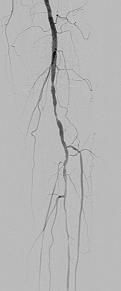
%> input picture Medical Image/lec9.Matlab.handson/vessel.jpg, 121 x 291 px
$ octave Week9_MovingAverage_2011250611.m   (GNU Octave 9; MATLAB toolbox functions it lacks are replaced by stand-ins)
%> lines starting %> are read from the running program, lines starting %| are printed output that depends on the picture; in (x1, y1, x2, y2) boxes, pixels count from 0 and x2, y2 are one past the last pixel; in counts of white or black regions, pixels touching at a corner belong together; the program's own positions count from 1
### Medical Image/lec9.Matlab.handson/otsuMethod.m
function result = otsuMethod(image)

    cnt = imhist(image,256);

    CNT = cumsum(cnt);
    pixels = CNT(end,1);

    p = [cnt, pixels - cnt] / pixels;
    omega = [CNT, pixels - CNT] / pixels;

    mu = (1:256)' .* p(:,1);

    mu_total = mu(end,1);

    var = omega(:,1) .* omega(:,2) .* ((mu - (mu_total - mu)).^2);

    thres = find(var == max(var));

    result = (thres-1) / 255;
end

### Medical Image/lec9.Matlab.handson/movingaverage.m
function g = movingaverage(f, n, K)
f = double(f);
[M, N] = size(f);

if(n<1) || (rem(n,1) ~=0)
     error('n must be an integer >= 1');
end

if K<0 || K>1
    error('K must be a fraction in the range [0,1].');
end

% 짝수번째 줄을 좌우 반전
f(2:2:end, :) = fliplr(f(2:2:end, :));

f = f';
% 열을 따라 1열로 쭉 나열한 것 전치.
%[1 2 3 4;5 6 7 8; 9 10 11 12] -> [1; 5; 9; 2; 6; 10; 3; 7; 11; 4; 8; 12]';
f = f(:)';

maf = ones(1,n)/n;  % 1D moving average filter
ma = filter(maf, 1, f);  % compute moving average

g = f> K*ma;
g = reshape(g, N, M)';
g(2:2:end, :) = fliplr(g(2:2:end, :));

### Medical Image/lec9.Matlab.handson/Week9_MovingAverage_2011250611.m
close all hidden; clear; clc;

img = imread('vessel.jpg');
%> img is the input picture: size 291x121 uint8; min 0, max 215, mean 182.5

thres = otsuMethod(img);
%> in otsuMethod, `cnt = imhist(image,256);`: cnt = 256 values, max 11188 at index 187, min 0 at index 2, mean 137.5
%> in otsuMethod, `CNT = cumsum(cnt);`: CNT = 256 values from 3 to 35211
%> in otsuMethod, `pixels = CNT(end,1);`: pixels = 35211
%> in otsuMethod, `p = [cnt, pixels - cnt] / pixels;`: p = 256 rows, first 12: [8.52e-05 1; 0 1; 0 1; 0 1; 0 1; 2.84e-05 1; 0 1; 0 1; 2.84e-05 1; 0 1; 0 1; 0 1]
%> in otsuMethod, `omega = [CNT, pixels - CNT] / pixels;`: omega = 256 rows, first 12: [8.52e-05 1; 8.52e-05 1; 8.52e-05 1; 8.52e-05 1; 8.52e-05 1; 0.000114 1; 0.000114 1; 0.000114 1; 0.000142 1; 0.000142 1; 0.000142 1; 0.000142 1]
%> in otsuMethod, `mu = (1:256)' .* p(:,1);`: mu = 256 values, max 59.42 at index 187, min 0 at index 2, mean 0.717
%> in otsuMethod, `mu_total = mu(end,1);`: mu_total = 0
%> in otsuMethod, `var = omega(:,1) .* omega(:,2) .* ((mu - (mu_total - mu)).^2);`: var = 256 values, max 3186.2 at index 187, min 0 at index 2, mean 16.86
%> in otsuMethod, `thres = find(var == max(var));`: thres = 187
%> in otsuMethod, `result = (thres-1) / 255;`: result = 0.729
%> thres = 0.729

figure;
subplot(1,3,1), imshow(img), title('original');
subplot(1,3,2), imshow(imbinarize(img, thres)), title('otsu''s method');
%> after `imshow(imbinarize(img, thres))`:
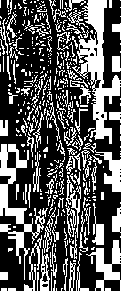
%> displayed picture: size 291x121 logical; 34.4% white; 408 white regions (310 under 20 px), largest, box (x1, y1, x2, y2) and area: (67, 0, 121, 144) 2386, (0, 144, 45, 280) 1523, (86, 240, 121, 291) 689

img_ma = movingaverage(img, 20, 0.95);
%> in movingaverage, `f(2:2:end, :) = fliplr(f(2:2:end, :));`:
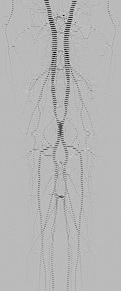
%> f: size 291x121 double; min 0, max 215, mean 182.5; mean of the top-left, top-right, bottom-left and bottom-right quarters 181.1, 181.1, 183.9, 184
%> in movingaverage, `f = f';`:
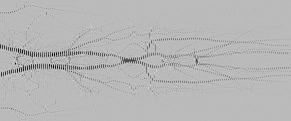
%> f: size 121x291 double; min 0, max 215, mean 182.5; mean of the top-left, top-right, bottom-left and bottom-right quarters 181.1, 183.9, 181.1, 184
%> in movingaverage, `g = f> K*ma;`: g = 35211 logical values, 32725 true
%> in movingaverage, `g = reshape(g, N, M)';`: g: size 291x121 logical; 92.9% white; black in thin lines or dots
%> in movingaverage, `g(2:2:end, :) = fliplr(g(2:2:end, :));`:
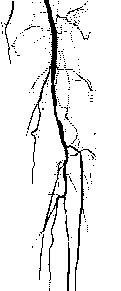
%> g: size 291x121 logical; 92.9% white; black in thin lines or dots, all inside (x1, y1, x2, y2) = (1, 0, 96, 291)
subplot(1,3,3), imshow(img_ma), title('moving average');


TMP = cell(1,9);

figure('name', 'moving average');
for i=1:9
    TMP{1,i} = movingaverage(img, 20, 0.55 + 0.05*i);
    subplot(3,3,i), imshow(TMP{1,i}), title(0.55+0.05*i);
end
%> this loop made 9 passes
%> pass 1, in movingaverage (call 2), `g = reshape(g, N, M)';`:
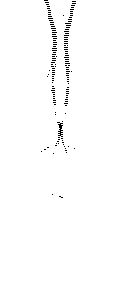
%> g: size 291x121 logical; 98.7% white; black in thin lines or dots, all inside (x1, y1, x2, y2) = (41, 0, 76, 198)
%> pass 2, `imshow(TMP{1,i})`:
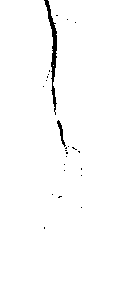
%> displayed picture: size 291x121 logical; 98.5% white; 25 black regions (23 under 20 px), largest, box (x1, y1, x2, y2) and area: (44, 0, 57, 115) 395, (57, 120, 66, 147) 73
%> after the loop, TMP = 9 items
%> after the loop:
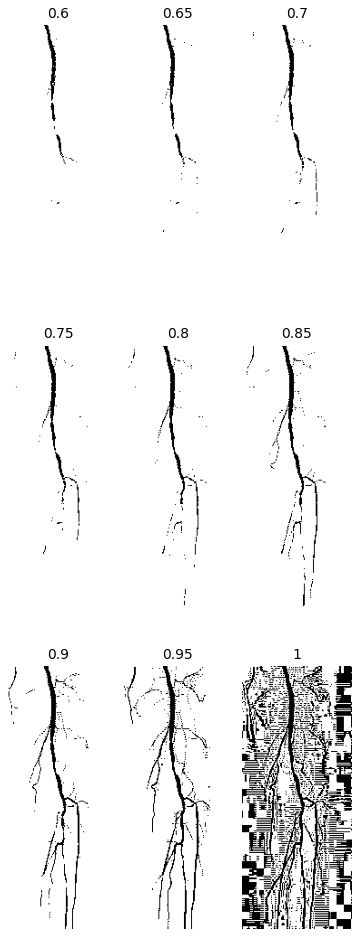
%> figure redrawn from the program's plot data, 9 panels
